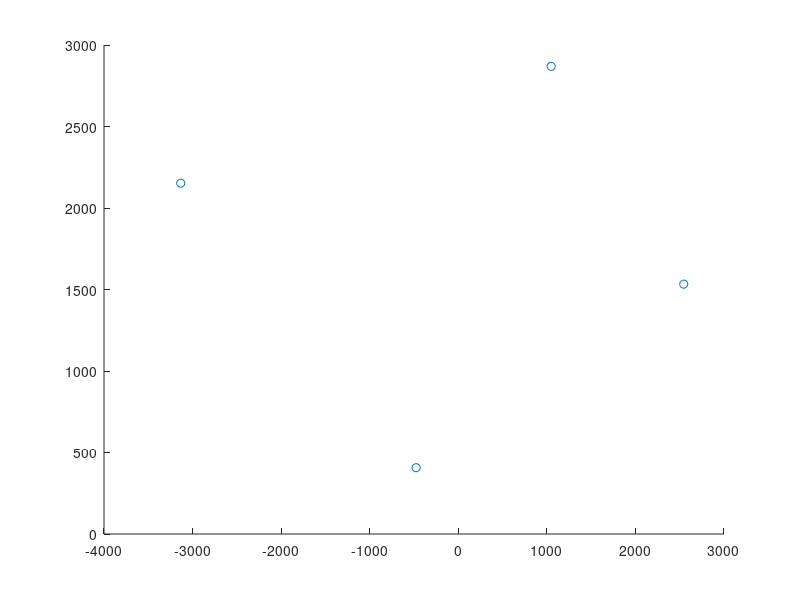

This chart was generated by the following MATLAB code:
% Import data from Mukherjee's paper
data = csvread('Example_data.csv');

% Normalize data
covariance_matrix = cov(data);

% Eigendecomposition
[eig_vecs, eig_vals] = eig(covariance_matrix);
eig_vals = diag(eig_vals);
eig_pairs = cell(length(eig_vals),2);
for i = 1:length(eig_vals)
    eig_pairs(i,:) = {abs(eig_vals(i)), eig_vecs(:,i)};
end
eig_pairs = sortrows(eig_pairs,-1);

% Selecting Principal Componenets
cutoff = 0.95;
tot = sum([eig_pairs{:,1}]);
sum = 0;
for i = 1:length(eig_vals)
    sum = sum + [eig_pairs{i,1}]/tot;
    if sum > cutoff
        break
    end
end
clear sum;


num_eigenvectors = i;
matrix_w = zeros(length(eig_vals),num_eigenvectors);
for i = 1:num_eigenvectors 
    matrix_w(:,i) = [eig_pairs{i,2}];
end

% Projection onto the new feature space
final_data = data * matrix_w;
scatter(final_data(:,1),final_data(:,2))



